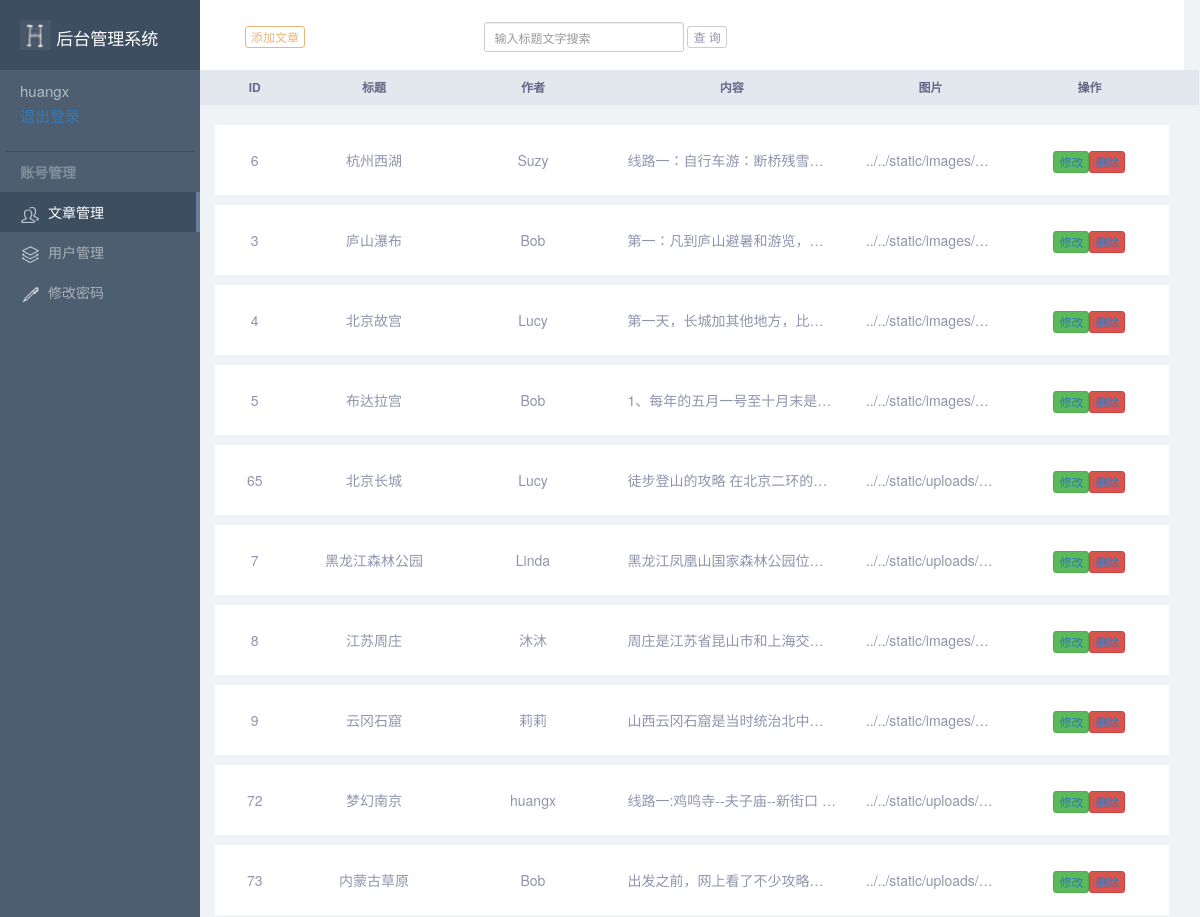
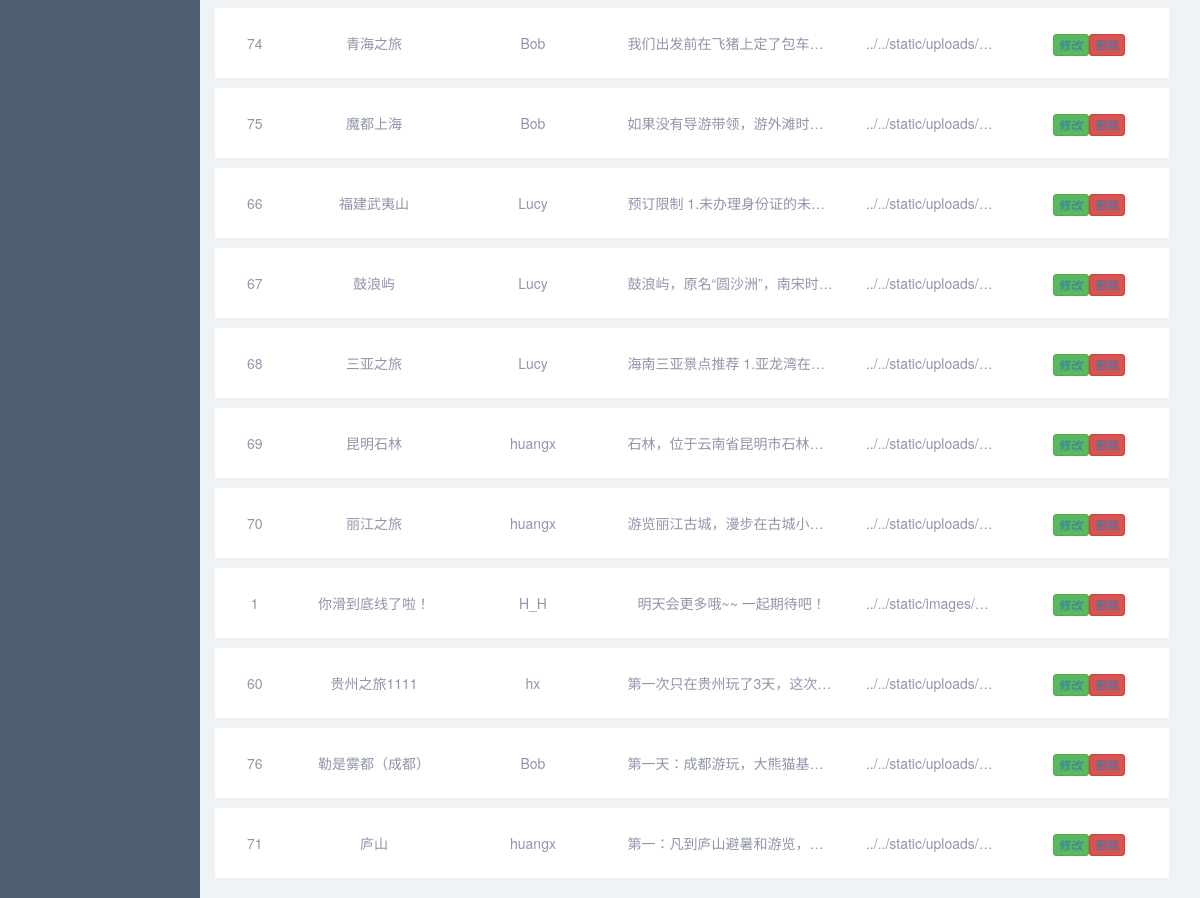
Page /Backstage/index.php (signed in) on the committed database (2 pictures, top to bottom).
### tables this page shows
CREATE TABLE IF NOT EXISTS `articles` (
  `id` int(250) UNSIGNED NOT NULL AUTO_INCREMENT,
  `c_id` varchar(250) DEFAULT NULL,
  `title` varchar(250) DEFAULT NULL,
  `city` varchar(250) DEFAULT NULL,
  `content` varchar(10000) DEFAULT NULL,
  `picture` varchar(255) DEFAULT NULL,
  `writer` varchar(100) DEFAULT NULL,
  PRIMARY KEY (`id`)
);

### Backstage/index.php (the view, shortened to what this page needs)
<?php
$link=connect();
if(isset($_POST['searchArticle']))
{
    $searchAKey=$_POST['searchAKey'];
    $searchA="title like '%$searchAKey%'";
    $searchAr="select * from articles where $searchA";
    if(!$sql = mysqli_query($link,$searchAr)){
        exit("SQL[$searchAr]:".mysqli_error($link));
    }
    $article=mysqli_fetch_assoc($sql);
}
else{
    $sql=mysqli_query($link,"SELECT * FROM articles");
    $article=mysqli_fetch_assoc($sql);
}
?>
<!doctype html>
<html lang="ch">
<head>
    <link rel="stylesheet" type="text/css" href="css/common.css" />
    <link rel="stylesheet" type="text/css" href="css/bootstrap.min.css" />
</head>
<body>
    <div id="wrap">
        <div class="leftMeun" id="leftMeun">
            <div id="logoDiv">
                <p id="logoP"><img id="logo" alt="" src="images/Screenshot_20200410_234349.jpg"><span>后台管理系统</span></p>
            </div>
            <div id="personInfor">
                <p id="userName"> <?php echo $_COOKIE["username"]; ?></p>
                <p>
                <?php
                    echo '<a href="./function/logout.php">退出登录</a>';
                ?>
                </p>
            </div>
            <div class="meun-title">账号管理</div>
            <div class="meun-item meun-item-active" href="#char" aria-controls="char" role="tab" data-toggle="tab"><img
                    src="images/icon_chara_grey.png">文章管理</div>
            <div class="meun-item" href="#user" aria-controls="user" role="tab" data-toggle="tab"><img
                    src="images/icon_user_grey.png">用户管理</div>
            <div class="meun-item" href="#chan" aria-controls="chan" role="tab" data-toggle="tab"><img
                    src="images/icon_change_grey.png">修改密码</div>
        </div>
        <div id="rightContent">
            <div class="tab-content">
                <div role="tabpanel" class="tab-pane active" id="char">
                <div class="check-div form-inline">
                    <div class="col-xs-3">
                        <button class="btn btn-yellow btn-xs" data-toggle="modal" data-target="#addChar">添加文章</button>
                    </div>
                        <div class="col-xs-4">
                        <form method="post">
                            <input type="text" class="form-control input-sm" placeholder="输入标题文字搜索" name="searchAKey">
                            <button class="btn btn-white btn-xs " name="searchArticle">查 询 </button>
                        </form></div>
    </div>
                    <div class="data-div">
                        <div class="row tableHeader">
                            <div class="col-xs-1">
                                ID
                            </div>
                            <div class="col-xs-2">
                                标题
                            </div>
                            <div class="col-xs-2">
                                作者
                            </div>
                            <div class="col-xs-3">
                                内容
                            </div>
                            <div class="col-xs-2">
                                图片
                            </div>
                            <div class="col-xs-2">
                                操作
                            </div>
                        </div>
                        <div class="tablebody">
<?php
            while($article){
                echo '<div class="row">';
                echo '<div class="col-xs-1">'.$article['id'].'</div>';
                echo '<div class="col-xs-2">'.$article['title'].'</div>';
                echo '<div class="col-xs-2">'.$article['writer'].'</div>';
                echo '<div class="col-xs-3 article-content">'.$article['content'].'</div>';
                echo '<div class="col-xs-2 article-content">'.$article['picture'].'</div>';
                echo '<div class="col-xs-2"><button class="btn btn-success btn-xs" data-toggle="modal" data-target="#changeChar"><a href="./function/updateArticle.php?id='.$article['id'].'">修改</a></button>';
                echo '<button class="btn btn-danger btn-xs" data-toggle="modal" data-target="#deleteChar"><a href="./function/deleArticle.php?id='.$article['id'].'">删除</a></button></div>';
                echo '</div>';
                $article=mysqli_fetch_assoc($sql);
            }
            ?>
            </div>
    </div>
                </div>
            </div>
</body>
</html>

### Backstage/css/common.css (style rules this page uses)
body { min-width: 100%; height: auto; }
a, a:hover { text-decoration: none; cursor: pointer; outline: none; }
#wrap { min-width: 100%; position: absolute; background: #eff3f6 bottom; min-height: 100%; overflow: hidden; }
.leftMeun { position: absolute; box-sizing: border-box; width: 200px; height: 100%; background: #4d5e70 bottom; }
.leftMeun >div { padding-left: 20px; }
#rightContent { box-sizing: border-box; float: left; box-sizing: border-box; padding-left: 200px; overflow-y: overlay; overflow-x: hidden; clear: both; color: #717592; min-width: 100%; min-height: 500px; }
#logoDiv { padding-top: 20px; padding-bottom: 20px; height: 70px; background-color: #3d4e60; font-size: 17px; color: #fff; vertical-align: bottom; }
#logo { height: 30px; padding-right: 5px; }
#logoDiv span { vertical-align: bottom; }
#personInfor { padding: 10px 5px 10px; margin: 0 5px; color: #b3bcc5; border-bottom: 1px solid #3d4e60; overflow-x: hidden; padding-left: 20px; }
#personInfor p { font-size: 12px; margin-left: -5px; }
#personInfor a { color: #B3BCC5; text-decoration: underline; }
#userName { font-size: 15px!important; padding: 0; margin: 0; }
.meun-title { color: #828e9a; padding-top: 10px; padding-bottom: 10px; font-size: 14px; font-weight: bold; }
.meun-item { line-height: 40px; height: 40px; color: #aab1b7; cursor: pointer; }
.meun-item img { padding-right: 8px; height: 20px; }
.meun-item-active { background-color: #3d4e60; border-right: 4px solid #647f9d; color: #fff; }
.check-div { height: 70px; line-height: 70px; *line-height: 60px; background-color: #fff; padding-left: 30px; min-width: 824px !important; box-sizing: border-box; }
.check-div button { font-size: 12px; font-weight: bold; }
.check-div input { min-width: 200px !important; display: inline; }
.tab-pane { color: #9095ab; width: 82vw; }
.tableHeader { height: 35px; line-height: 35px; font-size: 12px; font-weight: bold; color: #646987; background-color: #e3e8ee; padding: 0 30px; text-align: left; }
.tablebody { margin: 20px 30px; text-align: left; }
.tablebody .row { margin-top: 10px; background-color: #fff; height: 70px; line-height: 70px; }
.btn { border: none; }
.btn-white { background: #fff; border: 1px solid #ccc!important; font-weight: normal!important; margin-right: 10px; }
.btn-yellow { background: #fff; border: 1px solid #ccc!important; font-weight: normal!important; margin-right: 10px; color: #eab67c!important; border: 1px solid #eab67c!important; }
.tablebody .row .article-content { overflow: hidden; text-overflow:ellipsis; white-space: nowrap; }
.tab-content .tablebody, .tab-content .tableHeader { text-align: center; }
#personInfor p a { line-height: 3rem; color: #337ab7; font-size: 1.5rem; text-decoration: none; }

### rows in the picture
articles: id "6", title "杭州西湖", writer "Suzy", content "线路一：自行车游：断桥残雪…", picture "../../static/images/…"
articles: id "3", title "庐山瀑布", writer "Bob", content "第一：凡到庐山避暑和游览，…", picture "../../static/images/…"
articles: id "4", title "北京故宫", writer "Lucy", content "第一天，长城加其他地方，比…", picture "../../static/images/…"
articles: id "5", title "布达拉宫", writer "Bob", content "1、每年的五月一号至十月末是…", picture "../../static/images/…"
articles: id "65", title "北京长城", writer "Lucy", content "徒步登山的攻略 在北京二环的…", picture "../../static/uploads/…"
articles: id "7", title "黑龙江森林公园", writer "Linda", content "黑龙江凤凰山国家森林公园位…", picture "../../static/uploads/…"
articles: id "8", title "江苏周庄", writer "沐沐", content "周庄是江苏省昆山市和上海交…", picture "../../static/images/…"
articles: id "9", title "云冈石窟", writer "莉莉", content "山西云冈石窟是当时统治北中…", picture "../../static/images/…"
articles: id "72", title "梦幻南京", writer "huangx", content "线路一:鸡鸣寺--夫子庙--新街口…", picture "../../static/uploads/…"
articles: id "73", title "内蒙古草原", writer "Bob", content "出发之前，网上看了不少攻略…", picture "../../static/uploads/…"
articles: id "74", title "青海之旅", writer "Bob", content "我们出发前在飞猪上定了包车…", picture "../../static/uploads/…"
articles: id "75", title "魔都上海", writer "Bob", content "如果没有导游带领，游外滩时…", picture "../../static/uploads/…"
articles: id "66", title "福建武夷山", writer "Lucy", content "预订限制 1.未办理身份证的未…", picture "../../static/uploads/…"
articles: id "67", title "鼓浪屿", writer "Lucy", content "鼓浪屿，原名“圆沙洲”，南宋时…", picture "../../static/uploads/…"
articles: id "68", title "三亚之旅", writer "Lucy", content "海南三亚景点推荐 1.亚龙湾在…", picture "../../static/uploads/…"
articles: id "69", title "昆明石林", writer "huangx", content "石林，位于云南省昆明市石林…", picture "../../static/uploads/…"
articles: id "70", title "丽江之旅", writer "huangx", content "游览丽江古城，漫步在古城小…", picture "../../static/uploads/…"
articles: id "1", title "你滑到底线了啦！", writer "H_H", content "明天会更多哦~~ 一起期待吧！", picture "../../static/images/…"
articles: id "60", title "贵州之旅1111", writer "hx", content "第一次只在贵州玩了3天，这次…", picture "../../static/uploads/…"
articles: id "76", title "勒是雾都（成都）", writer "Bob", content "第一天：成都游玩，大熊猫基…", picture "../../static/uploads/…"
articles: id "71", title "庐山", writer "huangx", content "第一：凡到庐山避暑和游览，…", picture "../../static/uploads/…"

### other values in the picture
$_COOKIE["username"] "huangx"
